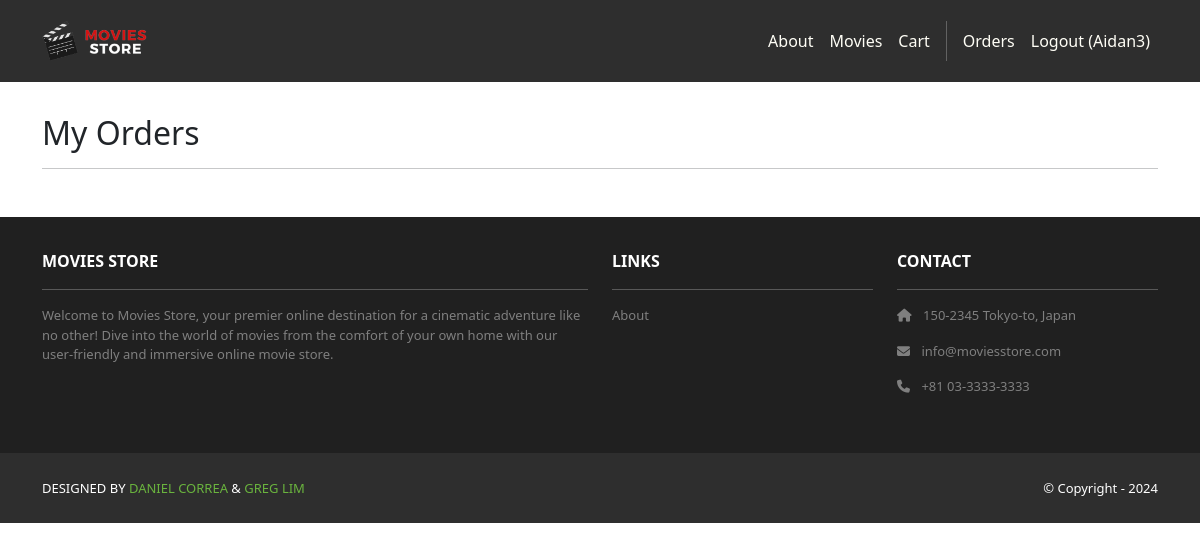
/accounts/orders/ (signed in), run on an earlier commit of the app's database.
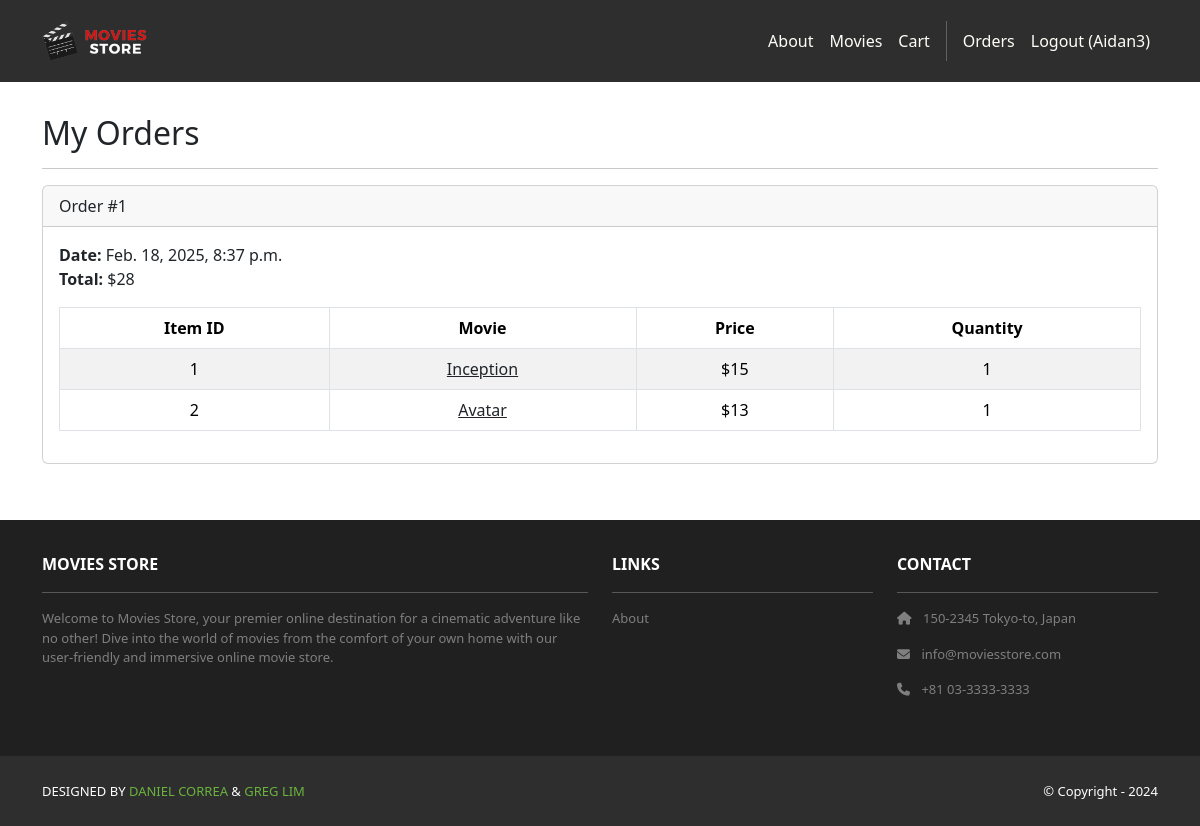
And on a later commit of the database.
### cart/models.py (models this page shows, shortened)
class Order(models.Model):
    id = models.AutoField(primary_key=True)
    total = models.IntegerField()
    date = models.DateTimeField(auto_now_add=True)
    user = models.ForeignKey(User,
        on_delete=models.CASCADE)

class Item(models.Model):
    id = models.AutoField(primary_key=True)
    price = models.IntegerField()
    quantity = models.IntegerField()
    order = models.ForeignKey(Order,
        on_delete=models.CASCADE)
    movie = models.ForeignKey(Movie,
        on_delete=models.CASCADE)

### movies/models.py (models this page shows, shortened)
class Movie(models.Model):
    id = models.AutoField(primary_key=True)
    name = models.CharField(max_length=255)
    price = models.IntegerField()
    description = models.TextField()
    image = models.ImageField(upload_to='movie_images/')

### accounts/views.py (the view)
# urls.py: path('orders/', views.orders, name='accounts.orders'),
@login_required
@login_required
def orders(request):
    template_data = {}
    template_data['title'] = 'Orders'
    template_data['orders'] = request.user.order_set.all()
    return render(request, 'accounts/orders.html',
        {'template_data': template_data})

### accounts/templates/accounts/orders.html
{% extends 'base.html' %}
{% block content %}
<div class="p-3">
  <div class="container">
    <div class="row mt-3">
      <div class="col mx-auto mb-3">
        <h2>My Orders</h2>
        <hr />
        {% for order in template_data.orders %}
        <div class="card mb-4">
          <div class="card-header">
            Order #{{ order.id }}
          </div>
          <div class="card-body">
            <b>Date:</b> {{ order.date }}<br />
            <b>Total:</b> ${{ order.total }}<br />
            <table class="table table-bordered
              table-striped text-center mt-3">
              <thead>
                <tr>
                  <th scope="col">Item ID</th>
                  <th scope="col">Movie</th>
                  <th scope="col">Price</th>
                  <th scope="col">Quantity</th>
                </tr>
              </thead>
              <tbody>
                {% for item in order.item_set.all %}
                <tr>
                  <td>{{ item.movie.id }}</td>
                  <td>
                    <a class="link-dark"
                      href="{% url 'movies.show'
                      id=item.movie.id %}">
                      {{ item.movie.name }}
                    </a>
                  </td>
                  <td>${{ item.movie.price }}</td>
                  <td>{{ item.quantity }}</td>
                </tr>
                {% endfor %}
              </tbody>
            </table>
          </div>
        </div>
        {% endfor %}
      </div>
    </div>
  </div>
</div>
{% endblock content %}

### moviesstore/templates/base.html (shortened to what this page needs)
<!DOCTYPE html>
<html lang="">
  {% load static %}
  <head>
    <link href="https://cdn.jsdelivr.net/npm/bootstrap@5.3.3/dist/css/bootstrap.min.css"
      rel="stylesheet"
>
    <link rel="stylesheet" href="https://cdnjs.cloudflare.com/ajax/libs/font-awesome/6.1.1/css/all.min.css">
    <link rel="stylesheet" type="text/css" href="{% static 'css/style.css' %}">
  </head>
  <body>
    <nav class="p-3 navbar navbar-dark bg-dark navbar-expand-lg">
      <div class="container">
        <a class="navbar-brand" href="{% url 'home.index' %}">
          <img src="{% static 'img/logo.png' %}" alt="logo" height="40" />
        </a>
        <div class="collapse navbar-collapse" id="navbarNavAltMarkup">
          <div class="navbar-nav ms-auto navbar-ml">
            <a class="nav-link" href="{% url 'home.about' %}">About</a>
              <a class="nav-link" href="{% url 'movies.index' %}">Movies</a>
            <a class="nav-link"
              href="{% url 'cart.index' %}">Cart</a>
              {% if user.is_authenticated %}
              <a class="nav-link" href="{% url 'accounts.orders' %}">Orders</a>
              <a class="nav-link" href="{% url 'accounts.logout' %}">Logout ({{ user.username }})</a>
              {% endif %}
          </div>
        </div>
      </div>
    </nav>
    <div>
      {% block content %}
      {% endblock content %}
    </div>
    <section class="p-3 ms-footer d-none d-md-block">
      <div class="container">
        <div class="row mt-3 text-white">
          <div class="col-md-6 col-lg-6 col-xl-6 mx-auto mb-4">
            <b>MOVIES STORE</b>
            <hr />
            <p>Welcome to Movies Store, your premier online destination for a cinematic
              adventure like no other! Dive into the world of movies from the comfort of your own home with our user-friendly
              and immersive online movie store.</p>
          </div>
          <div class="col-md-3 col-lg-3 col-xl-3 mx-auto mb-4">
            <b>LINKS</b>
            <hr />
            <p><a class="nav-link" href="{% url 'home.about' %}">About</a></p>
          </div>
          <div class="col-md-3 col-lg-3 col-xl-3 mx-auto mb-4">
            <b>CONTACT</b>
            <hr />
            <p><i class="fas fa-home me-2"></i> 150-2345 Tokyo-to, Japan</p>
            <p><i class="fas fa-envelope me-2"></i> info@moviesstore.com</p>
            <p><i class="fas fa-phone me-2"></i> +81 03-3333-3333</p>
          </div>
        </div>
      </div>
    </section>
    <section class="p-3 ms-footer-bottom bg-dark">
      <div class="container d-flex justify-content-between">
        <div class="me-5 text-white">
          <span>DESIGNED BY <a href="https://www.x.com/danielgarax" target="_blank">DANIEL CORREA</a> &
            <a href="https://www.x.com/greglim81" target="_blank">GREG LIM</a>
          </span>
        </div>
        <div class="text-white">
          <span>© Copyright - 2024</span>
        </div>
      </div>
    </section>
  </body>
</html>

### moviesstore/static/css/style.css (style rules this page uses)
.navbar a.nav-link { color: #FFFEF6 !important; }
.bg-dark { background-color: #2E2E2E !important; }
.ms-footer { background-color: #202020; }
.ms-footer p { color: #7F7F7F; font-size: 13px; }
.ms-footer-bottom span { font-size: 13px; line-height: 38px; }
.ms-footer-bottom a { color: #6ab43e; text-decoration: none; }

What changed in the data, as far as the page shows it:
added Order: id "1", date "Feb. 18, 2025, 8:37 p.m.", total "28"
added Item: movie.id "1", movie.name "Inception", movie.price "15", quantity "1"
added Item: movie.id "2", movie.name "Avatar", movie.price "13", quantity "1"
